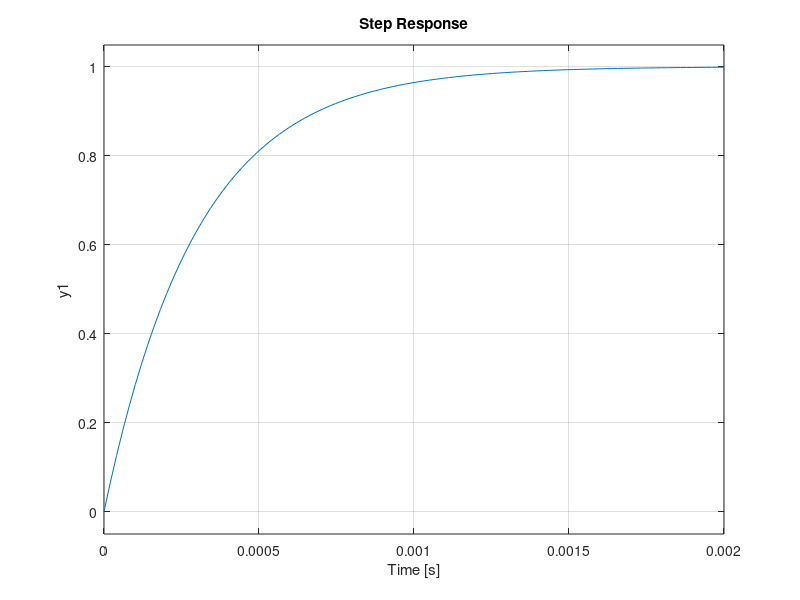

MATLAB code for this plot:
s = tf("s");
figure(1);
clf; grid on;
K=1;
tau = 0.0003;
sys = K/(1+tau*s);
step(sys,linspace(0,0.002,100));

x0 = 0.2;
x = 1.2;

f = @(t) x0 + (x-x0)*exp(-t/tau);
